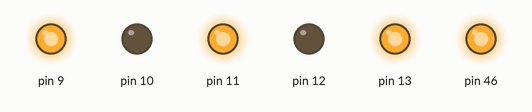
Bench run of a sketch on a simulated Arduino Mega 2560, built with avr-gcc and run on an emulated ATmega2560. Parts: output pins drawn as LEDs (lit = HIGH).

Above: at 0.1 s.
Timing chart, 0 to 1.6 s (numbered marks = the images above):
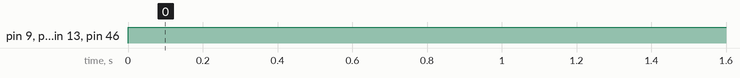

Measured:
- by itself, pin 9, pin 11, pin 13, pin 46: LOW → HIGH at 0.00 s

The sketch:

motor_test.ino
```cpp
void setup() {
  pinMode(13, OUTPUT);
  pinMode(12, OUTPUT);
  pinMode(11,OUTPUT);

  pinMode(46, OUTPUT);
  pinMode(10, OUTPUT);
  pinMode(9, OUTPUT);

}

void loop() {
  digitalWrite(13, HIGH);
  digitalWrite(12, LOW);
  digitalWrite(11, HIGH);

  digitalWrite(46, HIGH);
  digitalWrite(10, LOW);
  digitalWrite(9, HIGH);

}
```
